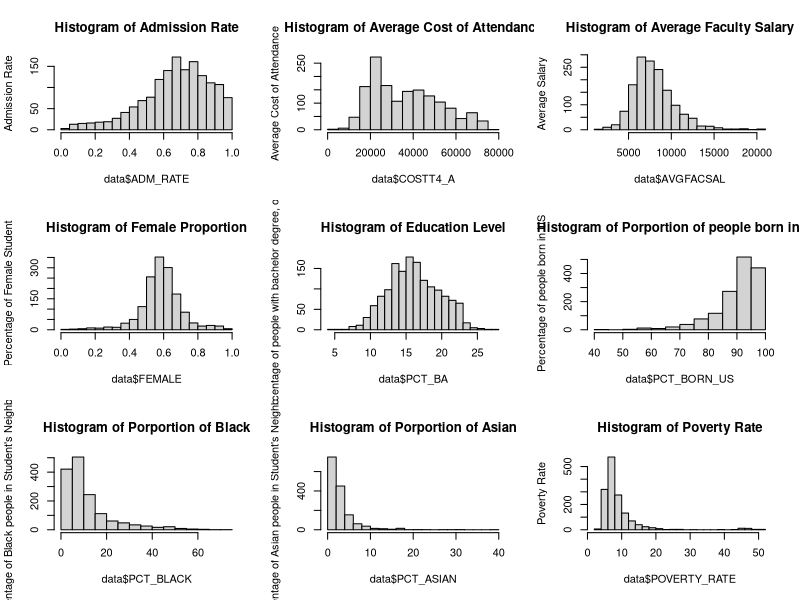
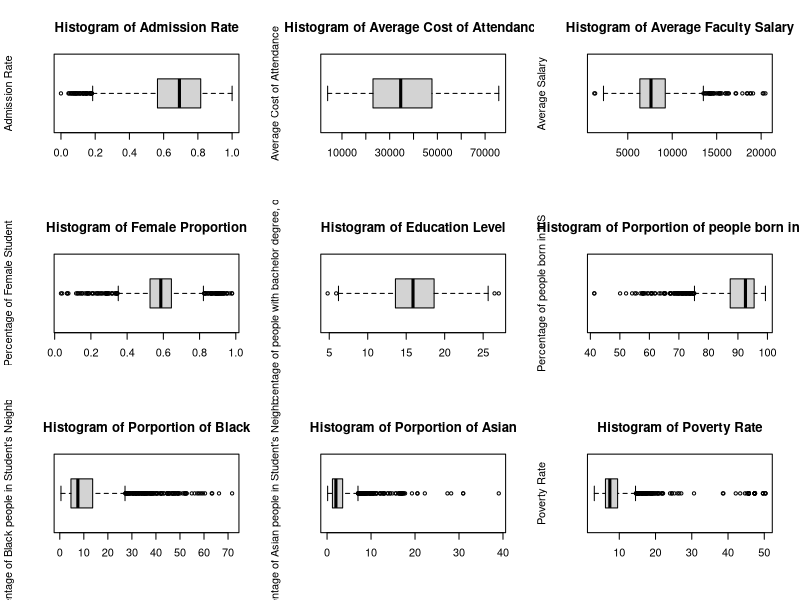
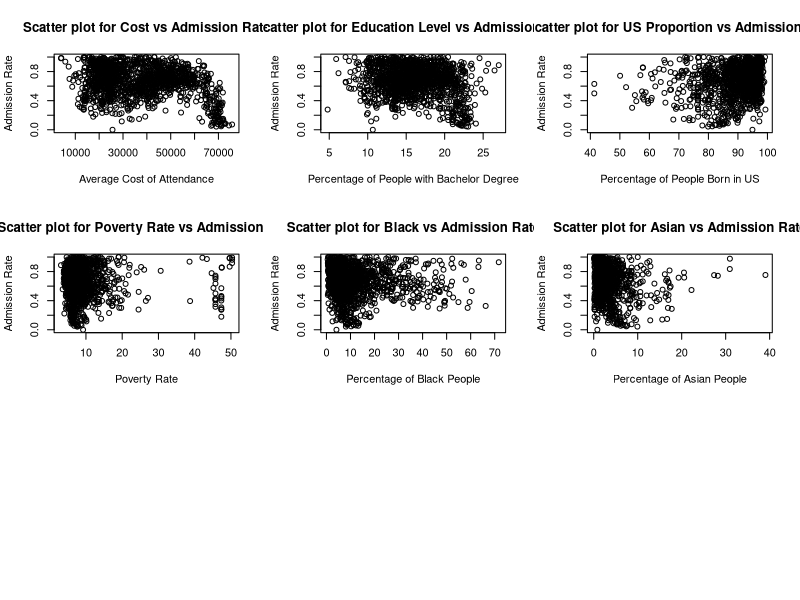

Write R code to recreate these figures, in order.
## ---- chunk 1
knitr::opts_chunk$set(echo = TRUE)
## ---- chunk 2
data <- read.csv("Video_project_dataset.csv")
summary(data)
## ---- chunk 3
par(mfrow=c(3,3))
hist(data$ADM_RATE, main="Histogram of Admission Rate", ylab="Admission Rate", breaks=20)
hist(data$COSTT4_A, main="Histogram of Average Cost of Attendance", ylab="Average Cost of Attendance",breaks=20)
hist(data$AVGFACSAL, main="Histogram of Average Faculty Salary", ylab="Average Salary",breaks=20)
hist(data$FEMALE, main="Histogram of Female Proportion", ylab="Percentage of Female Student",breaks=20)
hist(data$PCT_BA, main="Histogram of Education Level", ylab="Percentage of people with bachelor degree, over 25",breaks=20)
hist(data$PCT_BORN_US, main="Histogram of Porportion of people born in US", ylab="Percentage of people born in US",breaks=20)
hist(data$PCT_BLACK, main="Histogram of Porportion of Black", ylab="Percentage of Black people in Student's Neighbourhood",breaks=20)
hist(data$PCT_ASIAN, main="Histogram of Porportion of Asian", ylab="Percentage of Asian people in Student's Neighbourhood",breaks=20)
hist(data$POVERTY_RATE, main="Histogram of Poverty Rate", ylab="Poverty Rate",breaks=20)
## ---- chunk 4
par(mfrow=c(3,3))
boxplot(data$ADM_RATE, main="Histogram of Admission Rate", ylab="Admission Rate", horizontal=TRUE)
boxplot(data$COSTT4_A, main="Histogram of Average Cost of Attendance", ylab="Average Cost of Attendance",horizontal=TRUE)
boxplot(data$AVGFACSAL, main="Histogram of Average Faculty Salary", ylab="Average Salary",horizontal=TRUE)
boxplot(data$FEMALE, main="Histogram of Female Proportion", ylab="Percentage of Female Student",horizontal=TRUE)
boxplot(data$PCT_BA, main="Histogram of Education Level", ylab="Percentage of people with bachelor degree, over 25",horizontal=TRUE)
boxplot(data$PCT_BORN_US, main="Histogram of Porportion of people born in US", ylab="Percentage of people born in US",horizontal=TRUE)
boxplot(data$PCT_BLACK, main="Histogram of Porportion of Black", ylab="Percentage of Black people in Student's Neighbourhood",horizontal=TRUE)
boxplot(data$PCT_ASIAN, main="Histogram of Porportion of Asian", ylab="Percentage of Asian people in Student's Neighbourhood",horizontal=TRUE)
boxplot(data$POVERTY_RATE, main="Histogram of Poverty Rate", ylab="Poverty Rate",horizontal=TRUE)
## ---- chunk 5
plot(x=data$COSTT4_A,y=data$ADM_RATE,xlab="Average Cost of Attendance", ylab="Admission Rate", main="Scatter plot for Cost vs Admission Rate")
plot(x=data$PCT_BA,y=data$ADM_RATE,xlab="Percentage of People with Bachelor Degree", ylab="Admission Rate", main="Scatter plot for Education Level vs Admission Rate")
plot(x=data$PCT_BORN_US,y=data$ADM_RATE,xlab="Percentage of People Born in US", ylab="Admission Rate", main="Scatter plot for US Proportion vs Admission Rate")
plot(x=data$POVERTY_RATE,y=data$ADM_RATE,xlab="Poverty Rate", ylab="Admission Rate", main="Scatter plot for Poverty Rate vs Admission Rate")
plot(x=data$PCT_BLACK,y=data$ADM_RATE,xlab="Percentage of Black People", ylab="Admission Rate", main="Scatter plot for Black vs Admission Rate")
plot(x=data$PCT_ASIAN,y=data$ADM_RATE,xlab="Percentage of Asian People", ylab="Admission Rate", main="Scatter plot for Asian vs Admission Rate")
## ---- chunk 6
mod1 <- lm(ADM_RATE ~ REGION+PBI+WOMENONLY+COSTT4_A+PCT_BA+PCT_BORN_US+PCT_BLACK+PCT_ASIAN+POVERTY_RATE, data=data)
summary(mod1)
